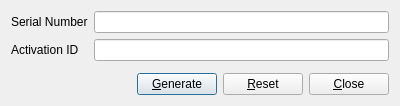
<?xml version="1.0" encoding="UTF-8"?>
<ui version="4.0">
 <class>Dialog</class>
 <widget class="QDialog" name="Dialog">
  <property name="geometry">
   <rect>
    <x>0</x>
    <y>0</y>
    <width>400</width>
    <height>106</height>
   </rect>
  </property>
  <property name="minimumSize">
   <size>
    <width>400</width>
    <height>0</height>
   </size>
  </property>
  <property name="windowTitle">
   <string>Simple Pos Activator</string>
  </property>
  <layout class="QVBoxLayout" name="verticalLayout">
   <item>
    <layout class="QFormLayout" name="formLayout">
     <item row="0" column="0">
      <widget class="QLabel" name="label">
       <property name="text">
        <string>Serial Number</string>
       </property>
       <property name="buddy">
        <cstring>snEdit</cstring>
       </property>
      </widget>
     </item>
     <item row="0" column="1">
      <widget class="QLineEdit" name="snEdit">
       <property name="maxLength">
        <number>100</number>
       </property>
       <property name="clearButtonEnabled">
        <bool>true</bool>
       </property>
      </widget>
     </item>
     <item row="1" column="0">
      <widget class="QLabel" name="label_2">
       <property name="text">
        <string>Activation ID</string>
       </property>
       <property name="buddy">
        <cstring>keyEdit</cstring>
       </property>
      </widget>
     </item>
     <item row="1" column="1">
      <widget class="QLineEdit" name="keyEdit">
       <property name="readOnly">
        <bool>true</bool>
       </property>
       <property name="clearButtonEnabled">
        <bool>true</bool>
       </property>
      </widget>
     </item>
    </layout>
   </item>
   <item>
    <layout class="QHBoxLayout" name="horizontalLayout">
     <item>
      <spacer name="horizontalSpacer">
       <property name="orientation">
        <enum>Qt::Horizontal</enum>
       </property>
       <property name="sizeHint" stdset="0">
        <size>
         <width>40</width>
         <height>20</height>
        </size>
       </property>
      </spacer>
     </item>
     <item>
      <widget class="QPushButton" name="okButton">
       <property name="text">
        <string>&amp;Generate</string>
       </property>
      </widget>
     </item>
     <item>
      <widget class="QPushButton" name="resetButton">
       <property name="text">
        <string>&amp;Reset</string>
       </property>
      </widget>
     </item>
     <item>
      <widget class="QPushButton" name="closeButton">
       <property name="text">
        <string>&amp;Close</string>
       </property>
      </widget>
     </item>
    </layout>
   </item>
  </layout>
 </widget>
 <tabstops>
  <tabstop>snEdit</tabstop>
  <tabstop>keyEdit</tabstop>
  <tabstop>okButton</tabstop>
  <tabstop>closeButton</tabstop>
 </tabstops>
 <resources/>
 <connections/>
</ui>
